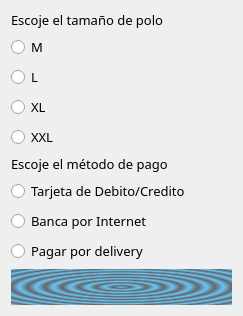
<?xml version="1.0" encoding="UTF-8"?>
<ui version="4.0">
 <class>Dialog</class>
 <widget class="QDialog" name="Dialog">
  <property name="geometry">
   <rect>
    <x>0</x>
    <y>0</y>
    <width>243</width>
    <height>300</height>
   </rect>
  </property>
  <property name="font">
   <font>
    <family>HPUser New</family>
    <pointsize>10</pointsize>
   </font>
  </property>
  <property name="windowTitle">
   <string>Aplicativo</string>
  </property>
  <layout class="QGridLayout" name="gridLayout">
   <item row="0" column="0">
    <layout class="QVBoxLayout" name="verticalLayout_3">
     <item>
      <widget class="QLabel" name="label">
       <property name="text">
        <string>Escoje el tamaño de polo</string>
       </property>
      </widget>
     </item>
     <item>
      <layout class="QVBoxLayout" name="verticalLayout">
       <item>
        <widget class="QRadioButton" name="radioButtonMedium">
         <property name="text">
          <string>M</string>
         </property>
        </widget>
       </item>
       <item>
        <widget class="QRadioButton" name="radioButtonLarge">
         <property name="text">
          <string>L</string>
         </property>
        </widget>
       </item>
       <item>
        <widget class="QRadioButton" name="radioButtonXL">
         <property name="text">
          <string>XL</string>
         </property>
        </widget>
       </item>
       <item>
        <widget class="QRadioButton" name="radioButtonXXL">
         <property name="text">
          <string>XXL</string>
         </property>
        </widget>
       </item>
      </layout>
     </item>
     <item>
      <widget class="QLabel" name="label_2">
       <property name="text">
        <string>Escoje el método de pago</string>
       </property>
      </widget>
     </item>
     <item>
      <layout class="QVBoxLayout" name="verticalLayout_2">
       <item>
        <widget class="QRadioButton" name="radioButtonDebitCard">
         <property name="text">
          <string>Tarjeta de Debito/Credito</string>
         </property>
        </widget>
       </item>
       <item>
        <widget class="QRadioButton" name="radioButtonNetBanking">
         <property name="text">
          <string>Banca por Internet</string>
         </property>
        </widget>
       </item>
       <item>
        <widget class="QRadioButton" name="radioButtonCashOnDelivery">
         <property name="text">
          <string>Pagar por delivery</string>
         </property>
        </widget>
       </item>
      </layout>
     </item>
     <item>
      <widget class="QLabel" name="labelSelected">
       <property name="styleSheet">
        <string notr="true">background-color: qradialgradient(spread:repeat, cx:0.5, cy:0.5, radius:0.077, fx:0.5, fy:0.5, stop:0 rgba(0, 169, 255, 147), stop:0.497326 rgba(0, 0, 0, 147), stop:1 rgba(0, 169, 255, 147));</string>
       </property>
       <property name="text">
        <string>&lt;html&gt;&lt;head/&gt;&lt;body&gt;&lt;p align=&quot;center&quot;&gt;&lt;br/&gt;&lt;/p&gt;&lt;/body&gt;&lt;/html&gt;</string>
       </property>
      </widget>
     </item>
    </layout>
   </item>
  </layout>
 </widget>
 <resources/>
 <connections/>
</ui>
